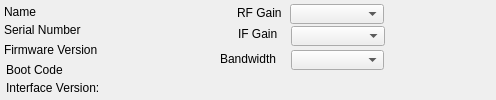
<?xml version="1.0" encoding="UTF-8"?>
<ui version="4.0">
 <class>SDRIQOptions</class>
 <widget class="QWidget" name="SDRIQOptions">
  <property name="geometry">
   <rect>
    <x>0</x>
    <y>0</y>
    <width>496</width>
    <height>100</height>
   </rect>
  </property>
  <property name="windowTitle">
   <string>Dialog</string>
  </property>
  <widget class="QLabel" name="label">
   <property name="geometry">
    <rect>
     <x>237</x>
     <y>6</y>
     <width>46</width>
     <height>13</height>
    </rect>
   </property>
   <property name="text">
    <string>RF Gain</string>
   </property>
  </widget>
  <widget class="QComboBox" name="rfGainBox">
   <property name="geometry">
    <rect>
     <x>290</x>
     <y>4</y>
     <width>94</width>
     <height>20</height>
    </rect>
   </property>
   <property name="font">
    <font>
     <pointsize>7</pointsize>
    </font>
   </property>
  </widget>
  <widget class="QLabel" name="label_2">
   <property name="geometry">
    <rect>
     <x>238</x>
     <y>27</y>
     <width>46</width>
     <height>13</height>
    </rect>
   </property>
   <property name="text">
    <string>IF Gain</string>
   </property>
  </widget>
  <widget class="QComboBox" name="ifGainBox">
   <property name="geometry">
    <rect>
     <x>291</x>
     <y>26</y>
     <width>94</width>
     <height>20</height>
    </rect>
   </property>
   <property name="font">
    <font>
     <pointsize>7</pointsize>
    </font>
   </property>
  </widget>
  <widget class="QLabel" name="label_3">
   <property name="geometry">
    <rect>
     <x>220</x>
     <y>51</y>
     <width>71</width>
     <height>16</height>
    </rect>
   </property>
   <property name="text">
    <string>Bandwidth</string>
   </property>
  </widget>
  <widget class="QComboBox" name="bandwidthBox">
   <property name="geometry">
    <rect>
     <x>291</x>
     <y>50</y>
     <width>93</width>
     <height>20</height>
    </rect>
   </property>
   <property name="font">
    <font>
     <pointsize>7</pointsize>
    </font>
   </property>
  </widget>
  <widget class="QLabel" name="nameLabel">
   <property name="geometry">
    <rect>
     <x>4</x>
     <y>4</y>
     <width>169</width>
     <height>16</height>
    </rect>
   </property>
   <property name="text">
    <string>Name</string>
   </property>
  </widget>
  <widget class="QLabel" name="serialNumberLabel">
   <property name="geometry">
    <rect>
     <x>4</x>
     <y>22</y>
     <width>172</width>
     <height>16</height>
    </rect>
   </property>
   <property name="text">
    <string>Serial Number</string>
   </property>
  </widget>
  <widget class="QLabel" name="firmwareLabel">
   <property name="geometry">
    <rect>
     <x>4</x>
     <y>42</y>
     <width>182</width>
     <height>16</height>
    </rect>
   </property>
   <property name="text">
    <string>Firmware Version</string>
   </property>
  </widget>
  <widget class="QLabel" name="bootLabel">
   <property name="geometry">
    <rect>
     <x>6</x>
     <y>62</y>
     <width>164</width>
     <height>16</height>
    </rect>
   </property>
   <property name="text">
    <string>Boot Code</string>
   </property>
  </widget>
  <widget class="QLabel" name="interfaceVersionLabel">
   <property name="geometry">
    <rect>
     <x>6</x>
     <y>80</y>
     <width>169</width>
     <height>16</height>
    </rect>
   </property>
   <property name="text">
    <string>Interface Version:</string>
   </property>
  </widget>
 </widget>
 <resources/>
 <connections/>
</ui>
